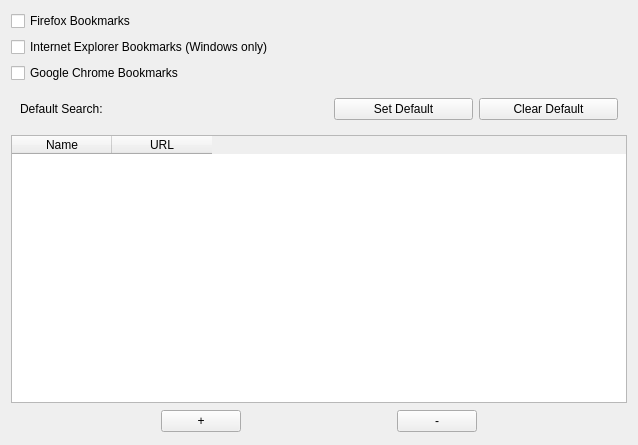
<?xml version="1.0" encoding="UTF-8"?>
<ui version="4.0">
 <class>Dlg</class>
 <widget class="QWidget" name="Dlg">
  <property name="geometry">
   <rect>
    <x>0</x>
    <y>0</y>
    <width>638</width>
    <height>445</height>
   </rect>
  </property>
  <property name="windowTitle">
   <string>Weby - Launch your favorite websites</string>
  </property>
  <layout class="QGridLayout" name="gridLayout">
   <item row="0" column="0">
    <widget class="QCheckBox" name="booksFirefox">
     <property name="text">
      <string>Firefox Bookmarks</string>
     </property>
    </widget>
   </item>
   <item row="1" column="0">
    <widget class="QCheckBox" name="booksIE">
     <property name="text">
      <string>Internet Explorer Bookmarks (Windows only)</string>
     </property>
    </widget>
   </item>
   <item row="2" column="0">
    <widget class="QCheckBox" name="booksChrome">
     <property name="text">
      <string>Google Chrome Bookmarks</string>
     </property>
    </widget>
   </item>
   <item row="3" column="0">
    <layout class="QHBoxLayout">
     <property name="margin">
      <number>9</number>
     </property>
     <item>
      <widget class="QLabel" name="label_2">
       <property name="maximumSize">
        <size>
         <width>101</width>
         <height>16777215</height>
        </size>
       </property>
       <property name="text">
        <string>Default Search:</string>
       </property>
      </widget>
     </item>
     <item>
      <widget class="QLabel" name="label_default">
       <property name="minimumSize">
        <size>
         <width>201</width>
         <height>0</height>
        </size>
       </property>
       <property name="text">
        <string/>
       </property>
      </widget>
     </item>
     <item>
      <widget class="QPushButton" name="pushDefault">
       <property name="text">
        <string>Set Default</string>
       </property>
      </widget>
     </item>
     <item>
      <widget class="QPushButton" name="pushClearDefault">
       <property name="text">
        <string>Clear Default</string>
       </property>
      </widget>
     </item>
    </layout>
   </item>
   <item row="4" column="0">
    <widget class="DropTableWidget" name="table">
     <property name="columnCount">
      <number>2</number>
     </property>
     <column>
      <property name="text">
       <string>Name</string>
      </property>
     </column>
     <column>
      <property name="text">
       <string>URL</string>
      </property>
     </column>
    </widget>
   </item>
   <item row="5" column="0">
    <layout class="QHBoxLayout">
     <item>
      <spacer>
       <property name="orientation">
        <enum>Qt::Horizontal</enum>
       </property>
       <property name="sizeHint" stdset="0">
        <size>
         <width>28</width>
         <height>25</height>
        </size>
       </property>
      </spacer>
     </item>
     <item>
      <widget class="QPushButton" name="tableNew">
       <property name="text">
        <string>+</string>
       </property>
      </widget>
     </item>
     <item>
      <spacer>
       <property name="orientation">
        <enum>Qt::Horizontal</enum>
       </property>
       <property name="sizeHint" stdset="0">
        <size>
         <width>28</width>
         <height>25</height>
        </size>
       </property>
      </spacer>
     </item>
     <item>
      <widget class="QPushButton" name="tableRemove">
       <property name="text">
        <string>-</string>
       </property>
      </widget>
     </item>
     <item>
      <spacer>
       <property name="orientation">
        <enum>Qt::Horizontal</enum>
       </property>
       <property name="sizeHint" stdset="0">
        <size>
         <width>28</width>
         <height>25</height>
        </size>
       </property>
      </spacer>
     </item>
    </layout>
   </item>
  </layout>
 </widget>
 <customwidgets>
  <customwidget>
   <class>DropTableWidget</class>
   <extends>QTableWidget</extends>
   <header>DropTableWidget.h</header>
  </customwidget>
 </customwidgets>
 <resources/>
 <connections/>
</ui>
